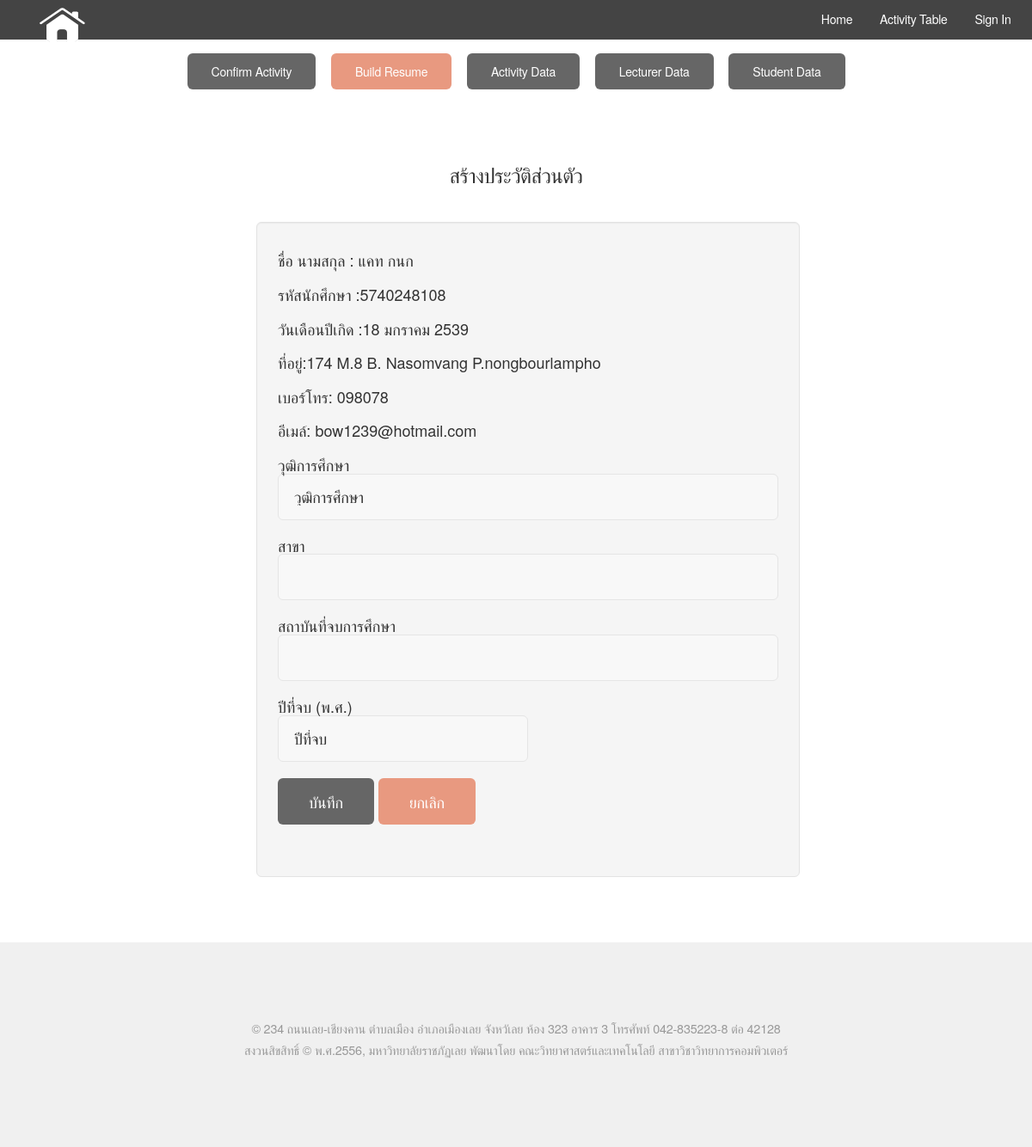
Screenshot of /buildresumeadmin.php?std_code=5740248108 with the database file from the repository.
### tables this page shows
CREATE TABLE `student` (
  `std_id` int(7) NOT NULL AUTO_INCREMENT,
  `pname` int(1) NOT NULL,
  `fname` varchar(255) NOT NULL,
  `lname` varchar(255) NOT NULL,
  `std_code` varchar(10) NOT NULL,
  `address` varchar(255) DEFAULT NULL,
  `phone` varchar(10) DEFAULT NULL,
  `dateofbirth` date NOT NULL,
  `email` varchar(255) DEFAULT NULL,
  PRIMARY KEY (`std_id`)
);

### funtion/funcDateThai.php (called while the page is built, shortened)
<?php
		function DateThai2($strDate2)
	{
		$strYear = date("Y",strtotime($strDate2))+543;
		$strMonth= date("n",strtotime($strDate2));
		$strDay= date("j",strtotime($strDate2));
		$strMonthCut = Array("","มกราคม","กุมภาพันธ์","มีนาคม","เมษายน","พฤษภาคม","มิถุนายน","กรกฎาคม","สิงหาคม","กันยายน","ตุลาคม","พฤศจิกายน","ธันวาคม");
		$strMonthThai=$strMonthCut[$strMonth];
		return "$strDay $strMonthThai $strYear ";
	}
 ?>

### buildresumeadmin.php (the view, shortened to what this page needs)
<?php include_once 'header.php'; ?>
<br>
<center><ul class="actions">
        <li><a href="admin.php" class="button">Confirm Activity</a></li>
        <li><a href="buildresumeadmin.php" class="button special">Build Resume</a></li>
        <li><a href="Activity_fo.php" class="button">Activity Data</a></li>
        <li><a href="data_aj.php" class="button">Lecturer Data</a></li>
        <li><a href="data_student.php" class="button">Student Data</a></li>
    </ul></center>
<section id="main" class="container 75%">
    <header>
        <h3>สร้างประวัติส่วนตัว</h3>
    </header>
    <div class="row">
        <div class="12u">
            <div class="well well-lg">
                <div id="loginbox">
                    <?php
                    $std_code = $_GET['std_code'];
                    if(isset($_GET['method'])?$_GET['method']:''=='edit'){
                    $edu_id =$_GET['edu_id'];
                    $code1=", e.*";
                    $code2="INNER JOIN education e ON e.std_code=s.std_code";
                    $code3="AND e.edu_id=$edu_id";
                    }else{
                    $code1="";
                    $code2="";
                    $code3="";
                    }
                    $strsql = "SELECT s.*$code1
FROM student s
$code2
WHERE s.std_code='$std_code' $code3";
                    $result = mysqli_query($conn, $strsql);
                    $rs = mysqli_fetch_array($result);
                    include_once 'funtion/funcDateThai.php';
                    echo "<h4>ชื่อ นามสกุล : " . $rs ['fname'] . " " . $rs ['lname'] . "<br><br>";
                    echo "รหัสนักศึกษา :" . $rs['std_code'] . "<br><br>";
                    echo "วันเดือนปีเกิด :" . DateThai2($rs['dateofbirth']) . "<br><br>";
                    echo "ที่อยู่:" . $rs['address'] . "<br><br>";
                    echo "เบอร์โทร:" . $rs['phone'] . "<br><br>";
                    echo "อีเมล์:" . $rs['email'] . "<br><br>";
                    ?>
                    <form name="form1" method="POST" action="addresume.php">
                   วุฒิการศึกษา<br>
                                        <select name='educate'>
                                            <option value=''>วุฒิการศึกษา</option>
                                        </select><br/>
                   สาขา <input type="text" name="major" value="<?= isset($_GET['method'])?$rs['major']:''?>"  />       <br/>
                   สถาบันที่จบการศึกษา <input type="text" name="intiute" value="<?= isset($_GET['method'])?$rs['intiute']:''?>"/> <br />
                   ปีที่จบ (พ.ศ.)<br/>
                    <div class="6u ">
                                    <select name ="endyear" id="endyearr" value="<?= isset($_GET['method'])?$rs['endyear']:''?>">
                                        <option value="">ปีที่จบ</option>
                                    </select>
                    </div><br>
                   <?php
                                    if(isset($_GET['method'])?$_GET['method']:''=='edit'){
                                        echo "<input type='hidden' name='method' value='edit'>";
                                        echo "<input type='hidden' name='edu_id' value='".$edu_id."'>";
                                        echo "<input type='hidden' name='std_code' value='".$std_code."'>";
                                        echo "<input type='submit' name='submit' value='แก้ไข'>";
                                    }else{
                         ?>
                    <input type="submit" value=" บันทึก " />
                    <input type="submit" value=" ยกเลิก " class="special"/>
                    <?php }?>
                   </form>
                 </div>
            </div>
        </div>
    </div>
</section>
<?php include_once 'footer.php'; ?>

### rows the page displays
student: fname "แคท", lname "กนก", std_code "5740248108", dateofbirth "18 มกราคม 2539", address "174 M.8 B. Nasomvang P.nongbourlampho", phone "098078", email "bow1239@hotmail.com"
